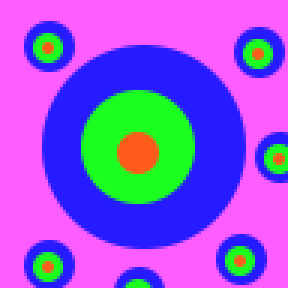
#> input picture RIMG_1.png, 96 x 96 px, given in place of frame0.jpg, which was not available (shown 3 times larger)
$ python main.py out
#> lines starting #> are read from the running program, lines starting #| are printed output that depends on the picture; long printed decimals are rounded; pictures that were not available may be replaced by others from this repository, and a replacement may not be noted
### utils.py
import numpy as np
import cv2
import matplotlib.pyplot as plt
from constants import MACROBLOCK_SIZE, BLOCK_Y_SIZE, RAYON, INCREMENT, RESULT_FILE_PATH
from math import sqrt
import seaborn as sns


"""
Allows to extarct the Y component of a frame
"""
def BGR2Y(frame):
    gray = cv2.cvtColor(frame, cv2.COLOR_BGR2GRAY)
    return gray


"""
Allows to display a frame with the component Y only
"""
def show_gray_frame(frame):
    plt.imshow(frame, cmap='gray')
    plt.show()


"""
Allows to divide the frame into block of 16x16 in order to create macro-blocks
We also extract the coord of the first pixel in the block to locate it in the frame
"""
def get_16x16_blocks(frame):
    height = frame.shape[0]
    width = frame.shape[1]

    # print('Image Height       : ', height)
    # print('Image Width        : ', width)

    blocks = []
    # coord of the first pixel in the block
    blocks_coord = []

    for i in range(0, height, MACROBLOCK_SIZE):
        for j in range(0, width, MACROBLOCK_SIZE):
            blocks.append(frame[i:i+MACROBLOCK_SIZE, j:j+MACROBLOCK_SIZE])
            blocks_coord.append([i, j])

    # print('Block 0        : ', blocks[1])
    # print('NB Blocks      : ', len(blocks))

    return blocks, blocks_coord


"""
Allows to create default macroblocks from blocks specially for frame I
"""
def init_macroblocks(blocks, blocks_coord, type):
    macroblocks = []

    for i in range(0, len(blocks)):
        block = blocks[i]
        coord = blocks_coord[i]
        macroblock = {
            "ADDR": coord,
            "TYPE": type,
            "VECT": None,
            "CBP": 15,
            "B0": block[0:0+BLOCK_Y_SIZE, 0:0+BLOCK_Y_SIZE],
            "B1": block[0:0+BLOCK_Y_SIZE, BLOCK_Y_SIZE:2*BLOCK_Y_SIZE],
            "B2": block[BLOCK_Y_SIZE:2*BLOCK_Y_SIZE, 0:0+BLOCK_Y_SIZE],
            "B3": block[BLOCK_Y_SIZE:2*BLOCK_Y_SIZE, BLOCK_Y_SIZE:2*BLOCK_Y_SIZE],
        }
        macroblocks.append(macroblock)

    # print('Macroblock 0    :', macroblocks[0])

    return macroblocks


"""
Allows to compute the length in bits of the list of macroblocks
"""
def get_length_macroblocks_bits(macroblocks, frame):
    height = frame.shape[0]
    width = frame.shape[1]

    len_macroblocks_bits = 0
    len_macroblocks_bits_without_h_w_r_i = 0
    len_original = height*width*8

    # TYPE 1 pour P ou 0 pour I
    len_type = 1
    # ADDR on a max(frame.shape[0], frame.shape[1]) symboles différents
    len_addr = 2 * np.ceil(np.log2(max(height, width)))
    # VECT pour I -> null, pour P on a max Rayon*INCREMENT symboles différents par axe plus le signe sur
    # un bit pour chaque axe
    len_vect = 2 * (np.ceil(np.log2(INCREMENT*RAYON)) + 1)
    # CBP 4 bits
    len_cbp = 4
    # B 9 bits pour le symbole minimal qui peut être négatif + nbsymbolesMax (= max - min + 1) symboles différents
    for i in range(0, len(macroblocks)):
        macroblock = macroblocks[i]
        len_block = len_type + len_addr + len_cbp
        if macroblock["TYPE"] == "P":
            len_block += len_vect

        cbp = macroblock["CBP"]
        if cbp & 0b1:
            b0 = macroblock["B0"]
            len_block += 9 + (np.ceil(np.log2(np.amax(b0) - np.amin(b0) + 1)) * BLOCK_Y_SIZE * BLOCK_Y_SIZE)

        cbp = cbp >> 1
        if cbp & 0b1:
            b1 = macroblock["B1"]
            len_block += 9 + (np.ceil(np.log2(np.amax(b1) - np.amin(b1) + 1)) * BLOCK_Y_SIZE * BLOCK_Y_SIZE)

        cbp = cbp >> 1
        if cbp & 0b1:
            b2 = macroblock["B2"]
            len_block += 9 + (np.ceil(np.log2(np.amax(b2) - np.amin(b2) + 1)) * BLOCK_Y_SIZE * BLOCK_Y_SIZE)

        cbp = cbp >> 1
        if cbp & 0b1:
            b3 = macroblock["B3"]
            len_block += 9 + (np.ceil(np.log2(np.amax(b3) - np.amin(b3) + 1)) * BLOCK_Y_SIZE * BLOCK_Y_SIZE)

        len_macroblocks_bits += len_block

    # hauteur largeur rayon increment et taille des macroblock
    len_macroblocks_bits_without_h_w_r_i = len_macroblocks_bits + (len(macroblocks) * (8+32*3+1))

    return len_macroblocks_bits, len_macroblocks_bits_without_h_w_r_i, len_original


"""
Allows to compute mouvement vectors norm and to display them in a form of heat map
Inspired from : https://www.delftstack.com/fr/howto/matplotlib/how-to-plot-a-2d-heatmap-with-matplotlib/
"""
# [19 lines left out: function plot_heat_map, not called in this run]


"""
Allows to save results of the execution in a .csv file
"""
# [8 lines left out: function save_results, not called in this run]

### blockmatching.py
from constants import RAYON, INCREMENT, MACROBLOCK_SIZE, MACROBLOCK_THRESHOLD, BLOCK_Y_SIZE, BLOCK_Y_THRESHOLD
import cv2 as cv
import numpy as np
import utils


"""
Allows to compute the motion estimation of all blocks of the current frame P with blocks of the previous one
Implements an Exhaustive Brut Force Search algorithm depending on the Increment, the Ray, threshold for macroblock and
threshold for block Y
The error is calculated by a quadratic error
Inspired from the Exhaustive Search algorithm : https://github.com/javiribera/frame-block-matching
"""
def block_mactching(current_trame, previous_trame, blocks, blocks_coord):
    height = current_trame.shape[0]
    width = current_trame.shape[1]
    block_len = MACROBLOCK_SIZE
    macroblocks = []
    nbYNoCode = 0

    # fois 2 pour un pas de 1/2 pixels
    if INCREMENT == 2:
        # Permet de représenter les 1/2 pixels
        previous_trame = cv.resize(previous_trame, dsize=(width * INCREMENT - 1, height * INCREMENT - 1))
        block_len += MACROBLOCK_SIZE - 1

    if INCREMENT > 2:
        raise ValueError('pixel accuracy should be 1 or 2. Got %s instead.' % INCREMENT)

    for pos in range(0, len(blocks)):
        current_block = blocks[pos]
        current_block_coord = blocks_coord[pos]

        # minimum norm of found so far
        sum_square_diff_min = np.infty
        matching_block = np.empty((MACROBLOCK_SIZE, MACROBLOCK_SIZE), dtype=np.uint8)
        vect_x = 0
        vect_y = 0

        # print(sum_square_diff_min)
        # print(current_block_coord)

        # determines the search space
        min_h = (current_block_coord[0] - RAYON) * INCREMENT
        if min_h < 0:
            min_h = 0
        max_h = (current_block_coord[0] + RAYON) * INCREMENT
        if max_h + block_len > (height * INCREMENT):
            max_h = height * INCREMENT - block_len
            if max_h < current_block_coord[0]:
                max_h = current_block_coord[0] * INCREMENT + 1
        min_w = (current_block_coord[1] - RAYON) * INCREMENT
        if min_w < 0:
            min_w = 0
        max_w = (current_block_coord[1] + RAYON) * INCREMENT
        if max_w + block_len > (width * INCREMENT):
            max_w = width * INCREMENT - block_len
            if max_w < current_block_coord[1]:
                max_w = current_block_coord[1] * INCREMENT + 1

        # print(min_h, max_h, min_w, max_w)

        # determines in the search space the best matching block
        for i in range(min_h, max_h):
            for j in range(min_w, max_w):
                previous_block = previous_trame[i:i+block_len, j:j+block_len]
                # print(previous_block[::INCREMENT, ::INCREMENT].shape)
                previous_block = previous_block[::INCREMENT, ::INCREMENT]

                assert previous_block.shape == (MACROBLOCK_SIZE, MACROBLOCK_SIZE)

                # print(((current_block-previous_block)**2).sum())

                # computes the squared error
                sum_square_diff = ((current_block-previous_block)**2).sum()

                if sum_square_diff < sum_square_diff_min:
                    sum_square_diff_min = sum_square_diff
                    matching_block = previous_block
                    vect_x = current_block_coord[0] * INCREMENT - i
                    vect_y = current_block_coord[1] * INCREMENT - j

                    if sum_square_diff_min <= MACROBLOCK_THRESHOLD:
                        break

        # set associate macroblock P
        cbp = 0b0

        # if the error of a block Y is < Threshold we don't encode it
        # Othewise we encode the error with the matching_block
        b0 = current_block[0:0+BLOCK_Y_SIZE, 0:0+BLOCK_Y_SIZE] - matching_block[0:0+BLOCK_Y_SIZE, 0:0+BLOCK_Y_SIZE]
        if (b0 ** 2).sum() <= BLOCK_Y_THRESHOLD:
            b0 = None
            nbYNoCode += 1
        else:
            cbp = 0b1

        b1 = current_block[0:0+BLOCK_Y_SIZE, BLOCK_Y_SIZE:2*BLOCK_Y_SIZE] - matching_block[0:0+BLOCK_Y_SIZE, BLOCK_Y_SIZE:2*BLOCK_Y_SIZE]
        if (b1 ** 2).sum() <= BLOCK_Y_THRESHOLD:
            b1 = None
            nbYNoCode += 1
        else:
            cbp = cbp | 0b10

        b2 = current_block[BLOCK_Y_SIZE:2*BLOCK_Y_SIZE, 0:0+BLOCK_Y_SIZE] - matching_block[BLOCK_Y_SIZE:2*BLOCK_Y_SIZE, 0:0+BLOCK_Y_SIZE]
        if (b2 ** 2).sum() <= BLOCK_Y_THRESHOLD:
            b2 = None
            nbYNoCode += 1
        else:
            cbp = cbp | 0b100

        b3 = current_block[BLOCK_Y_SIZE:2*BLOCK_Y_SIZE, BLOCK_Y_SIZE:2*BLOCK_Y_SIZE] - matching_block[BLOCK_Y_SIZE:2*BLOCK_Y_SIZE, BLOCK_Y_SIZE:2*BLOCK_Y_SIZE]
        if (b3 ** 2).sum() <= BLOCK_Y_THRESHOLD:
            b3 = None
            nbYNoCode += 1
        else:
            cbp = cbp | 0b1000

        # Resulting macroblock with motion vector and encoded Y blocks
        macroblock = {
            "ADDR": current_block_coord,
            "TYPE": "P",
            "VECT": (vect_x, vect_y),
            "CBP": cbp,
            "B0": b0,
            "B1": b1,
            "B2": b2,
            "B3": b3,
        }


        # print('Macroblock update ', pos)
        # print(macroblock)
        macroblocks.append(macroblock)

    # print(len(macroblocks))
    return macroblocks, nbYNoCode


"""
Allows to rebuild a frame I from a list of macroblocks of type I
"""
# [15 lines left out: function macroblocks_to_trame_i, not called in this run]


"""
Allows to rebuild a frame P from a list of macroblocks of type P, the previous decoded frame
and the motion vector of each block to find the previous matching block
"""
# [51 lines left out: function macroblocks_to_trame_p, not called in this run]


"""
Allows to rebuild a frame from a list of macroblocks and for a trame P with the previous frame
"""
# [10 lines left out: function macroblocks_to_trame, not called in this run]

### main.py
import os

import cv2
import utils
import blockmatching
import numpy as np
import sys
import time

from constants import SEQUENCE_LEN, PLOT_HEAT_MAP

# For debugging
np.set_printoptions(threshold=sys.maxsize)


"""
To convert a video sequence in the terminal and recreate frames :
python main.py DIR_PATH
DIR_PATH is a string to the directory of the video sequence of 15frames
"""
def main():
    # Test argument
    if len(sys.argv) != 2:
        print('Error args')
        exit(1)

    type = "I"
    previous_trame = None

    result_dir = sys.argv[1] + "_result"
    try:
        os.mkdir(result_dir)
    except OSError:
        print('Already exist')

    macroblocks_list = []
    results = []

    # encode
    print("Creates macroblocks ...")
    tot_macroblocks_bits = 0
    tot_macroblocks_bits_without_data = 0
    tot_original_len = 0
    time_encode = 0
    for i in range(0, SEQUENCE_LEN):
        #Debug
        #if i == 2:
        #    break
        result = []
        img = sys.argv[1] + '/frame%d.jpg' % i
        print("Opening : ", img)
        current_trame = cv2.imread(img, cv2.IMREAD_UNCHANGED)
#> current_trame is the input picture: shape (96, 96, 4); mean B, G, R, A 217.8, 92.4, 145.2, 255

        current_trame = utils.BGR2Y(current_trame)
#> in BGR2Y, `gray = cv2.cvtColor(frame, cv2.COLOR_BGR2GRAY)`:
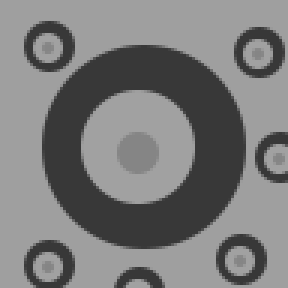
#> gray: shape (96, 96) (shown 3 times larger); min 56, max 161, mean 122.5
        cv2.imwrite(result_dir + "/frame%d.jpg" % i, current_trame)  # save frame as JPEG file

        start_macroblock = time.time()
        blocks, blocks_coord = utils.get_16x16_blocks(current_trame)
#> after the loop in get_16x16_blocks, `for i in range(0, height, MACROBLOCK_SIZE):`: blocks = 36 items; blocks_coord = 36 pairs, first value 0 to 80, second value 0 to 80
#> blocks = 36 items
        nbYNoCode = 0
        if type == "I":
            macroblocks = utils.init_macroblocks(blocks, blocks_coord, "I")
#> the loop in init_macroblocks, `for i in range(0, len(blocks)):` made 36 passes
#> coord on passes 1 to 12: [0, 0], [0, 16], [0, 32], [0, 48], [0, 64], [0, 80], [16, 0], [16, 16], [16, 32], [16, 48], [16, 64], [16, 80]
#> macroblocks = 36 items
        else:
            macroblocks, nbYNoCode = blockmatching.block_mactching(current_trame, previous_trame, blocks, blocks_coord)

        len_macroblocks_bits_binaire, len_macroblocks_bits_binaire_without_date, len_original_frame = utils.get_length_macroblocks_bits(
            macroblocks, current_trame)
#> the loop in get_length_macroblocks_bits, `for i in range(0, len(macroblocks)):` made 36 passes
#> (len_block, len_macroblocks_bits) on passes 1 to 12: (951, 951), (1399, 2350), (567, 2917), (567, 3484), (503, 3987), (951, 4938), (503, 5441), (1783, 7224), (1399, 8623), (951, 9574), (1783, 11357), (1847, 13204)
#> after the loop in get_length_macroblocks_bits, `for i in range(0, len(macroblocks)):`: len_macroblocks_bits = 43516
#> in get_length_macroblocks_bits, `len_macroblocks_bits_without_h_w_r_i = len_macroblocks_bits + (len(mac..`: len_macroblocks_bits_without_h_w_r_i = 47296
#> len_macroblocks_bits_binaire = 43516; len_macroblocks_bits_binaire_without_date = 47296; len_original_frame = 73728
        end_macroblock = time.time()

        print("NBY pas codé : ", nbYNoCode)
        print('Macroblocks bits                 : ', len_macroblocks_bits_binaire)
#| Macroblocks bits                 :  43516.0
        print('Compression                      : ', 1 - len_macroblocks_bits_binaire/len_original_frame)
#| Compression                      :  0.4098
        print('Macroblocks bits without data    : ', len_macroblocks_bits_binaire_without_date)
#| Macroblocks bits without data    :  47296.0
        print('Compression without data         : ', 1 - len_macroblocks_bits_binaire_without_date / len_original_frame)
#| Compression without data         :  0.3585
        print('Original bits                    : ', len_original_frame)
#| Original bits                    :  73728
        print('Time                             : ', end_macroblock - start_macroblock)

        if PLOT_HEAT_MAP == True and type == "P":
            utils.plot_heat_map(macroblocks, current_trame, img)

        tot_macroblocks_bits += len_macroblocks_bits_binaire
#> tot_macroblocks_bits = 43516
        tot_macroblocks_bits_without_data += len_macroblocks_bits_binaire_without_date
#> tot_macroblocks_bits_without_data = 47296
        tot_original_len += len_original_frame
#> tot_original_len = 73728
        time_encode += (end_macroblock - start_macroblock)
        result.append(img)
        result.append(1 - len_macroblocks_bits_binaire/len_original_frame)
        result.append(1 - len_macroblocks_bits_binaire_without_date/len_original_frame)
        result.append(end_macroblock - start_macroblock)

        results.append(result)
        macroblocks_list.append(macroblocks)
        type = "P"
        previous_trame = current_trame
#> pass 2 of the loop in main, `for i in range(0, SEQUENCE_LEN):`:
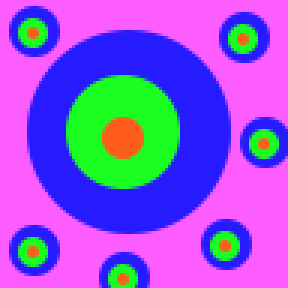
#> input picture RIMG_2.png, 96 x 96 px, given in place of frame1.jpg, which was not available (shown 3 times larger)
#> in main, current_trame is the input picture: shape (96, 96, 4); mean B, G, R, A 216.4, 92.6, 141.8, 255
#> in BGR2Y (call 2), `gray = cv2.cvtColor(frame, cv2.COLOR_BGR2GRAY)`:
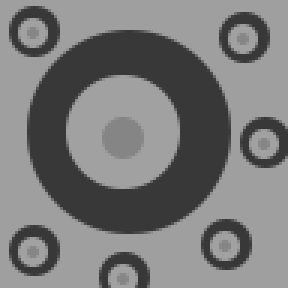
#> gray: shape (96, 96) (shown 3 times larger); min 56, max 161, mean 121.4
#> the loop in block_mactching, `for pos in range(0, len(blocks)):` made 36 passes
#> (current_block_coord, cbp, nbYNoCode) on passes 1, 2, 3, 4, 5, 7, 8, 9: ([0, 0], 0, 4), ([0, 16], 0, 8), ([0, 32], 0, 12), ([0, 48], 0, 16), ([0, 64], 0, 20), ([16, 0], 0, 24), ([16, 16], 0, 28), ([16, 32], 0, 32)
#> the loop in get_length_macroblocks_bits (call 2), `for i in range(0, len(macroblocks)):` made 36 passes
#| NBY pas codé :  109
#| Macroblocks bits                 :  18831.0
#| Compression                      :  0.7446
#| Macroblocks bits without data    :  22611.0
#| Compression without data         :  0.6933
#| Original bits                    :  73728

    print('Macroblocks tot bits             : ', tot_macroblocks_bits)
    print('Compression tot                  : ', 1 - tot_macroblocks_bits / tot_original_len)
    print('Macroblocks tot bits without data: ', tot_macroblocks_bits_without_data)
    print('Compression tot without data     : ', 1 - tot_macroblocks_bits_without_data / tot_original_len)
    print('Original bits                    : ', tot_original_len)
    print("Time encode                      : ", time_encode)

    # decode
    print("Decodes macroblocks...")
    time_decode = 0
    previous_trame = None
    for i in range(0, SEQUENCE_LEN):
        # Debug
        #if i == 2:
        #    break

        start_to_img = time.time()
        macroblocks = macroblocks_list[i]
        current_trame = blockmatching.macroblocks_to_trame(macroblocks, previous_trame)
        cv2.imwrite(result_dir + "/frame%d_decode.jpg" % i, current_trame)  # save frame as JPEG file
        end_to_img = time.time()

        print('Time                             : ', end_to_img - start_to_img)
        time_decode += (end_to_img - start_to_img)

        results[i].append(end_to_img - start_to_img)
        previous_trame = current_trame
    print("Time decode  : ",time_decode)

    # All results are save in a .csv file
    utils.save_results(results)


"""
This function allows to do individual test
"""
# [63 lines left out: function test, not called in this run]


if __name__ == '__main__':
#> (the run stopped early here; a loop or call above may not have finished)
